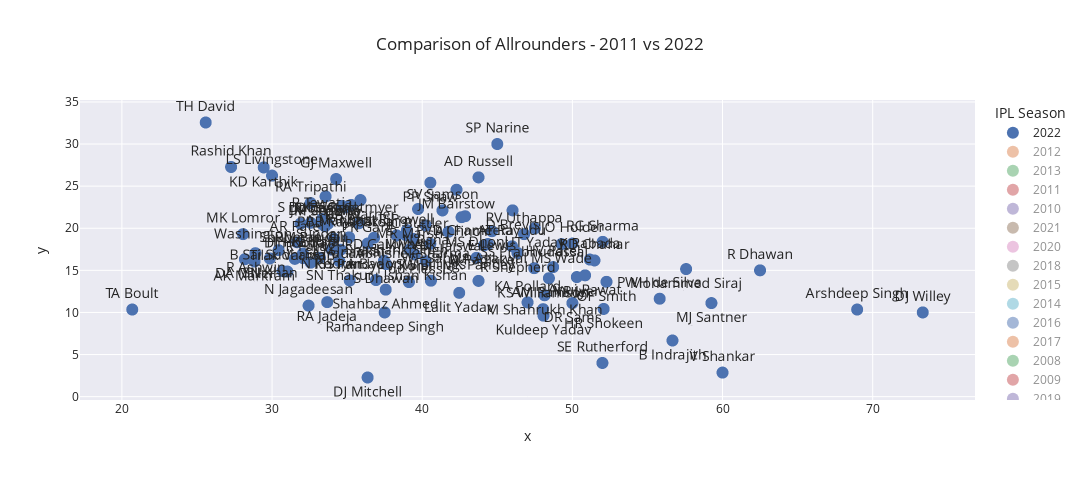

The notebook cell saved with this chart:
### Code cell
import chart_studio.plotly as py
import chart_studio.tools as tls
import plotly.express as px
df_to_plot = pd.DataFrame(columns=df['2022'].columns)
for season in season_dict.keys():
    filtered_df = df[season][(df[season].balls_faced_all>=30)]
    df_to_plot = pd.concat([df_to_plot,filtered_df])
#df_to_plot = df_to_plot[df_to_plot.player=='SP Narine']
df_to_plot.sort_values(by='balls_faced_all',inplace=True)
df_to_plot.reset_index(inplace=True)
fig = px.scatter(df_to_plot,color='season',text='player',x=(df_to_plot['0s']/df_to_plot.balls_faced_eff)*100,
                 y=((df_to_plot['4s']+df_to_plot['6s'])/df_to_plot.balls_faced_eff)*100,
                 width=1080,height=480,template='seaborn',
                labels={
                     "season": "IPL Season",
                     "player": "Player",
                     "balls_faced_all": "Total Deliveries Faced",
                     "balls_bowled":"Total Deliveries Bowled"
                 },
                title="Comparison of Allrounders - 2011 vs 2022"
                
                
                )
fig.update_traces(textposition='top right', textfont_size=14)

fig.update_traces()


def improve_text_position(x):
    """ it is more efficient if the x values are sorted """
    positions = ['top center', 'bottom center']  # you can add more: left center ...
    return [positions[i % len(positions)] for i in range(len(x))]

fig.update_traces(marker={'size': 12},textposition=improve_text_position(df_to_plot['balls_faced_all']))


fig.show()
#p1 = sns.scatterplot(data = df_to_plot,hue='season',style='season',x='balls_faced_all',y='balls_bowled')
#ax.legend(loc = 'center left',bbox_to_anchor = (1,1),ncol=1)
